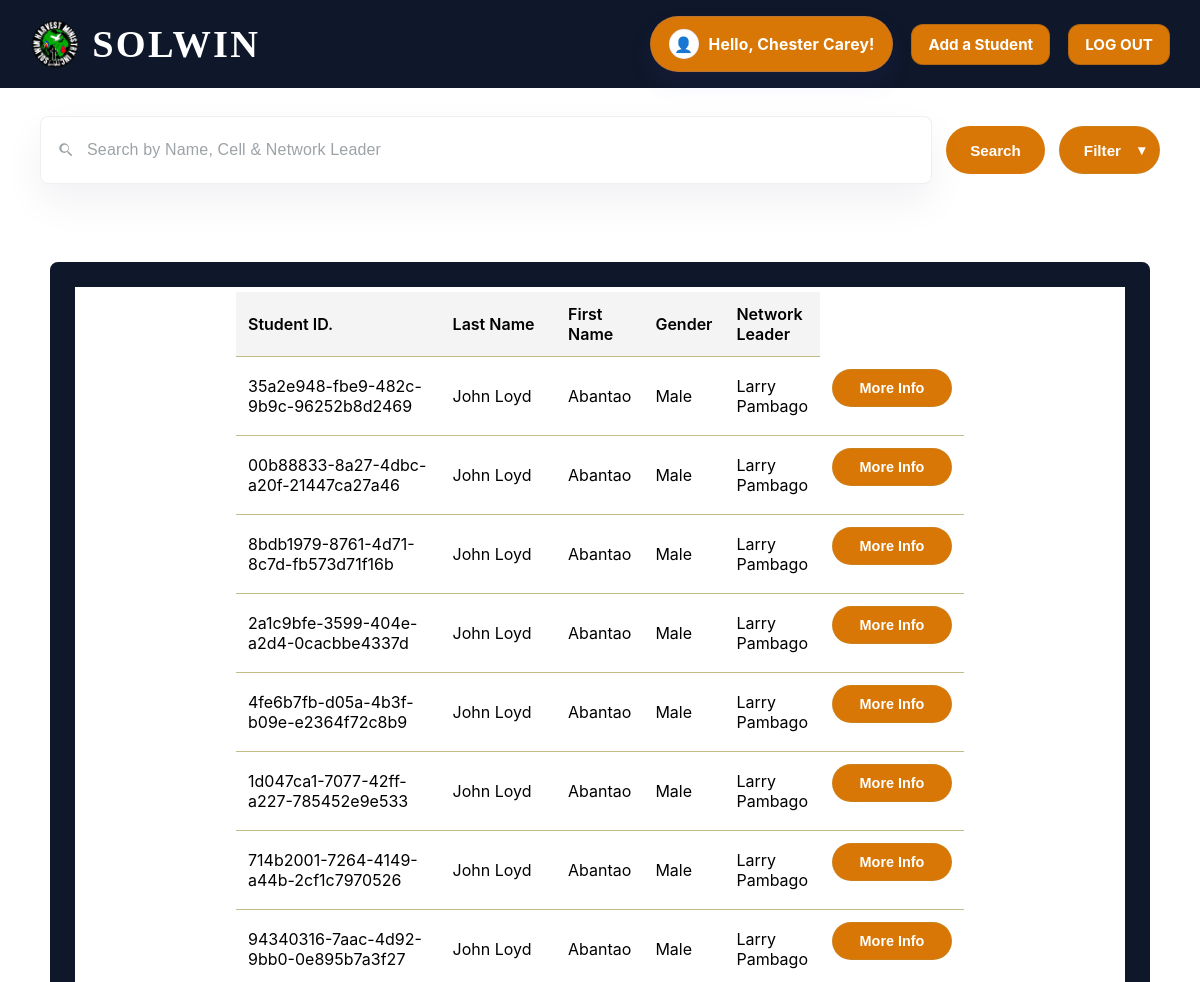
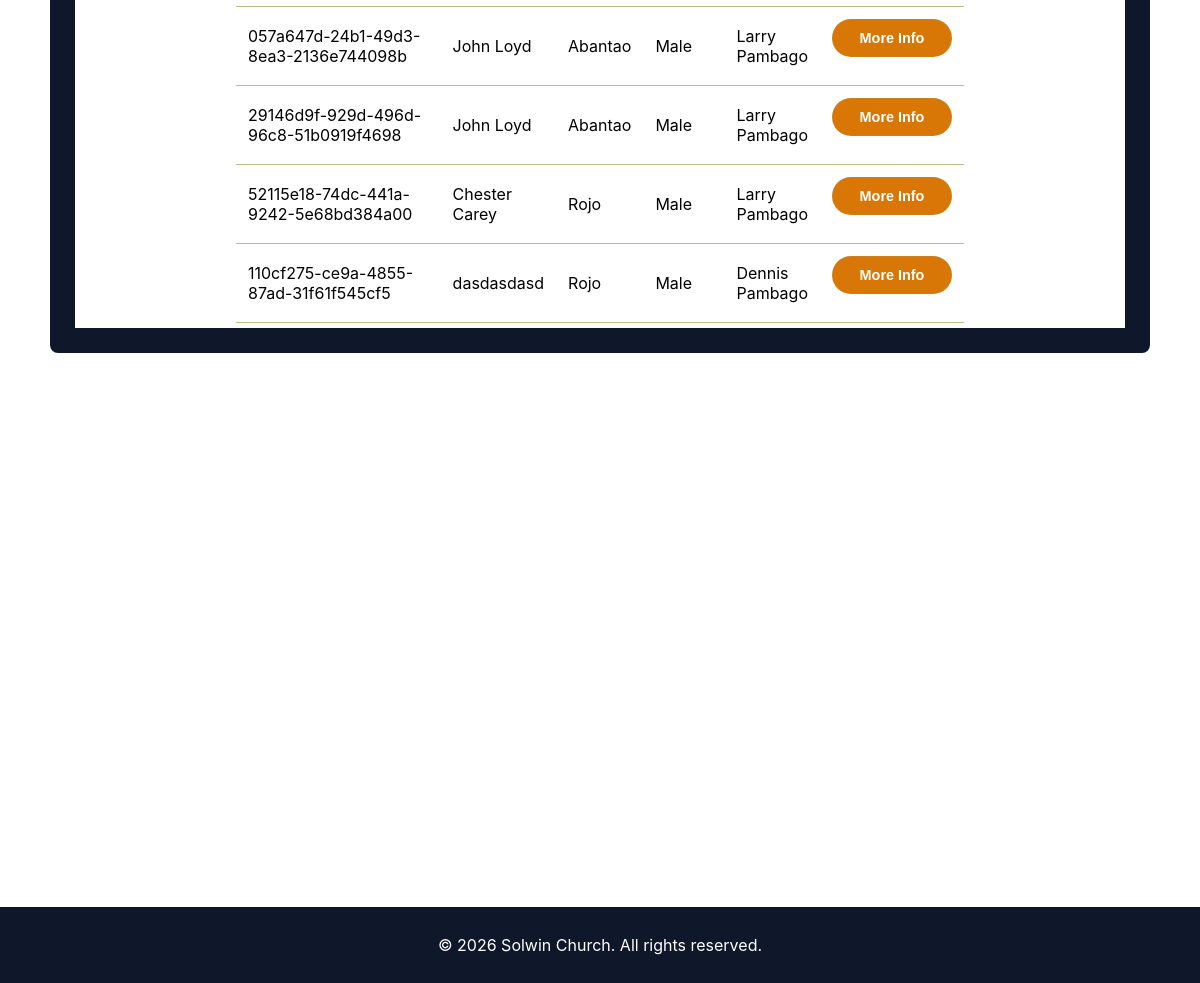
/ (signed in), run on the app's committed database (2 pictures, top to bottom).
### tables this page shows
CREATE TABLE tbl_accounts(
    id INTEGER PRIMARY KEY AUTOINCREMENT,
    email TEXT NOT NULL UNIQUE,
    password TEXT NOT NULL,
    last_name TEXT NOT NULL,
    first_name TEXT NOT NULL
, uid);

CREATE TABLE tbl_students_main (
    uid TEXT PRIMARY KEY,
    first_name TEXT NOT NULL,
    last_name TEXT NOT NULL,
    gender TEXT NOT NULL,
    netlead_fname TEXT NOT NULL,
    netlead_lname TEXT NOT NULL
);

### query_config.php (called while the page is built)
<?php return [
    'tables' => [
    'students' => 'tbl_students_main',
    'students_dashboard' => 'tbl_students_dashboard',
    'account' => 'tbl_accounts',
    'remember_tokens' => 'tbl_remember_tokens']
];
?>

### config.php (called while the page is built)
<?php return [
    'host' => 'localhost',
    'db'   => 'db_leadership_development',
    'user' => 'root',
    'password' => '',
    'dbname' => 'db_leadership_development'
];
?>

### database.php (called while the page is built, shortened)
<?php
    class DataBase{
        public function __construct(
        ){
            $this->query_config = require __DIR__ . '/query_config.php';
            $config = require 'config.php';
            $databaseFile = __DIR__ . '/data/db_ld.sqlite';
            $dsn = "sqlite:" . $databaseFile;
            $options = [
            PDO::ATTR_ERRMODE            => PDO::ERRMODE_EXCEPTION,
            PDO::ATTR_DEFAULT_FETCH_MODE => PDO::FETCH_ASSOC,
            PDO::ATTR_EMULATE_PREPARES   => false,
            ];
            try {
                $this->pdo = new PDO($dsn, null, null, $options);
            }
            catch (\PDOException $e) {
                throw new \PDOException($e->getMessage(), (int)$e->getCode());
            }
        }
}
?>

### index_handler.php (called while the page is built, shortened)
<?php
include_once __DIR__ .  '/ld_head_info_class.php';
class Index{
    private function user_id(){
        if(isset($_SESSION["account_id"])){
            $owner = new OwnerInfo();
            $user = $owner->show_ownerinfo($_SESSION["account_id"]);
            return $user;
        }
    }
    public function ini_index(){
        $ini_id = null;
        try {
            $ini_id = $this->user_id();
        }catch (PDOException $e) {
            echo "Database error: " . $e->getMessage();
        }
        return $ini_id;
    }
}
?>

### ld_head_info_class.php (called while the page is built, shortened)
<?php
    require_once 'Database.php';
    class OwnerInfo extends Database {
        public function show_ownerinfo($id) {
            $sql = "SELECT * FROM `{$this->query_config['tables']['account']}` WHERE id = ? LIMIT 1";
            $stmt = $this->pdo->prepare($sql);
            $stmt->execute([$id]);
            $user = $stmt->fetch(PDO::FETCH_OBJ);
            return $user;
        }
    }
?>

### students_info_class.php (called while the page is built, shortened)
<?php
    require_once 'Database.php';
    class StudentInfo extends Database {
        public function show_students() {
            $sql = "SELECT * FROM `{$this->query_config['tables']['students']}`";
            $stmt = $this->pdo->prepare($sql);
            $stmt->execute();
            $user = $stmt->fetchAll(PDO::FETCH_OBJ);
            return $user;
        }
    }
?>

### index.php (the view, shortened to what this page needs)
<?php
require_once __DIR__ . '/index_handler.php';
include_once __DIR__ . '/students_info_class.php';
$index_handler = new Index();
$users_inst = $index_handler -> ini_index();
$student_info = new StudentInfo();
$students = $student_info->show_students();
?>
<DOCTYPE html>
<html lang="en">
<head>
    <link rel="stylesheet" href="css/index.css">
</head>
<body>
<header>
    <div class="logo_row">
        <img src="assets/img/logo_solwin.png" class="logo" alt="Solwin Logo">
        <a href="index.php" class="brand-title">SOLWIN</a>
    </div>
    <div class="header-links">
        <?php if($users_inst):?>
            <a href="owner_dashboard.php" class="user_greet">
                <?php if(!empty($user->picture)): ?>
                    <img src="assets/img/uploads/<?= htmlspecialchars($users_inst->picture) ?>" alt="Profile" class="user-avatar" style="width:30px;height:30px;border-radius:50%;object-fit:cover;">
                <?php else: ?>
                    <span class="user-icon" aria-hidden="true">👤</span>
                <?php endif; ?>
                <span>Hello, <?= htmlspecialchars($users_inst->first_name) ?>!</span>
            </a>
            <div class="action-group">
                <a href="student_info.php" class="signin-btn">Add a Student</a>
            </div>
            <div class="action-group">
                <a href="logout.php" class="signin-btn">LOG OUT</a>
            </div>
        <?php endif;?>
    </div>
</header>
    <div class = "options">
        <div class="search-field">
            <span class="search-icon" aria-hidden="true"></span>
            <input type="text" name="search_bar" id="search_bar" class="search-input" placeholder="Search by Name, Cell & Network Leader">
        </div>
        <button type="button" class="option-btn search-btn" id= "search-button">Search</button>
        <button type="button" class="option-btn filter-btn">Filter</button>
    </div>
    <div class = "student-dashboard" id = "student-dashboard">
        <div class = "dashboard-container">
            <table>
            <thead>
            <tr>
                <th>Student ID.</th>
                <th>Last Name</th>
                <th>First Name</th>
                <th>Gender</th>
                <th>Network Leader</th>
            </tr>
            </thead>
            <tbody>
                <?php if ($students && count($students) > 0): ?>
                <?php foreach ($students as $row): ?>
                <tr>
                    <td><?= htmlspecialchars($row->uid) ?></td>
                    <td><?= htmlspecialchars($row->first_name) ?></td>
                    <td><?= htmlspecialchars($row->last_name) ?></td>
                    <td><?= htmlspecialchars($row->gender) ?></td>
                    <td><?= htmlspecialchars($row->netlead_fname . ' ' . $row->netlead_lname) ?></td>
                    <td class="action-cell">
                        <form action="student_dashboard.php" method="POST">
                        <button type="submit" name ="uid" class="action-btn inquire-btn" value = "<?= htmlspecialchars($row->uid) ?>">More Info</button>
                        </form>
                    </td>
                </tr>
                <?php endforeach; ?>
                <?php endif; ?>
                </tbody>
                </table>
        </div>
    </div>
    <div id = "search-results">
    </div>
</body>
 <footer>
        <p>© 2026 Solwin Church. All rights reserved.</p>
    </footer>
</body>
</html>

### data on the page
tbl_accounts: first_name "Chester Carey"
tbl_students_main: uid "35a2e948-fbe9-482c-9b9c-96252b8d2469", first_name "John Loyd", last_name "Abantao", gender "Male", netlead_fname+netlead_lname "Larry Pambago"
tbl_students_main: uid "00b88833-8a27-4dbc-a20f-21447ca27a46", first_name "John Loyd", last_name "Abantao", gender "Male", netlead_fname+netlead_lname "Larry Pambago"
tbl_students_main: uid "8bdb1979-8761-4d71-8c7d-fb573d71f16b", first_name "John Loyd", last_name "Abantao", gender "Male", netlead_fname+netlead_lname "Larry Pambago"
tbl_students_main: uid "2a1c9bfe-3599-404e-a2d4-0cacbbe4337d", first_name "John Loyd", last_name "Abantao", gender "Male", netlead_fname+netlead_lname "Larry Pambago"
tbl_students_main: uid "4fe6b7fb-d05a-4b3f-b09e-e2364f72c8b9", first_name "John Loyd", last_name "Abantao", gender "Male", netlead_fname+netlead_lname "Larry Pambago"
tbl_students_main: uid "1d047ca1-7077-42ff-a227-785452e9e533", first_name "John Loyd", last_name "Abantao", gender "Male", netlead_fname+netlead_lname "Larry Pambago"
tbl_students_main: uid "714b2001-7264-4149-a44b-2cf1c7970526", first_name "John Loyd", last_name "Abantao", gender "Male", netlead_fname+netlead_lname "Larry Pambago"
tbl_students_main: uid "94340316-7aac-4d92-9bb0-0e895b7a3f27", first_name "John Loyd", last_name "Abantao", gender "Male", netlead_fname+netlead_lname "Larry Pambago"
tbl_students_main: uid "057a647d-24b1-49d3-8ea3-2136e744098b", first_name "John Loyd", last_name "Abantao", gender "Male", netlead_fname+netlead_lname "Larry Pambago"
tbl_students_main: uid "29146d9f-929d-496d-96c8-51b0919f4698", first_name "John Loyd", last_name "Abantao", gender "Male", netlead_fname+netlead_lname "Larry Pambago"
tbl_students_main: uid "52115e18-74dc-441a-9242-5e68bd384a00", first_name "Chester Carey", last_name "Rojo", gender "Male", netlead_fname+netlead_lname "Larry Pambago"
tbl_students_main: uid "110cf275-ce9a-4855-87ad-31f61f545cf5", first_name "dasdasdasd", last_name "Rojo", gender "Male", netlead_fname+netlead_lname "Dennis Pambago"
